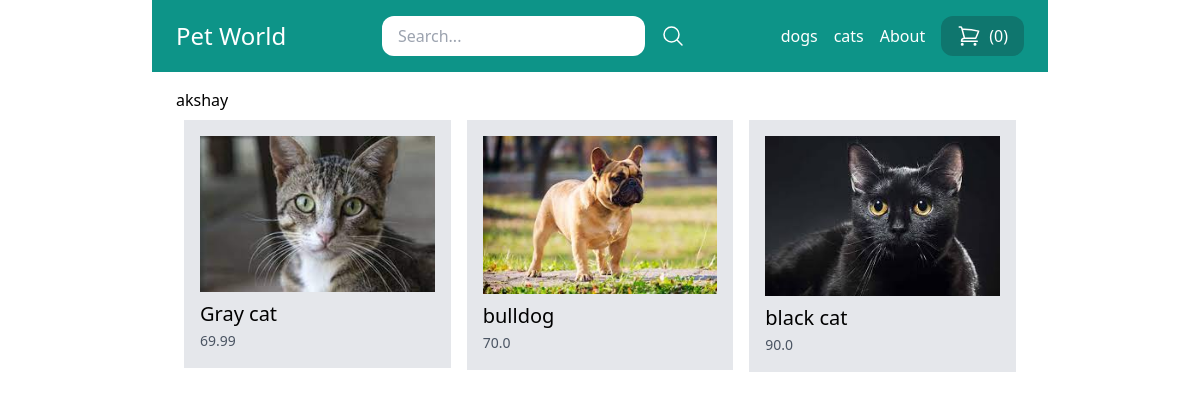
The page /vendor/2/ on the database its author committed.
### store/models.py (models this page shows, shortened)
class Category(models.Model):
    title = models.CharField(max_length = 50)
    slug = models.SlugField(max_length = 50)
    class Meta:
        verbose_name_plural ='Categories'

class Product(models.Model):
    DRAFT = 'draft'
    WAITING_APPROVAL = 'waintingapproval'
    ACTIVE = 'active'
    DELETED = 'deleted'
    STATUS_CHOICES = (
        (DRAFT, 'Draft'),
        (WAITING_APPROVAL,'Waiting approval'),
        (ACTIVE,'Active'),
        (DELETED,'Deleted')
    )
    user = models.ForeignKey(User, related_name='products', on_delete= models.CASCADE)
    category = models.ForeignKey(Category, related_name='products', on_delete= models.CASCADE)
    age =  models.IntegerField( blank = True, null = True)
    title = models.CharField(max_length = 50)
    slug = models.SlugField(max_length = 50)
    description = models.TextField(blank = True)
    price = models.IntegerField()
    image =models.ImageField(upload_to='uploads/product_images/', blank=True, null=True)
    thumbnail = models.ImageField(upload_to='upload/product_images/thumbnail/', blank=True, null=True)
    created_at = models.DateTimeField(auto_now_add=True)
    updated_at = models.DateTimeField(auto_now=True)
    status = models.CharField(max_length=50, choices = STATUS_CHOICES, default= ACTIVE)
    class Meta:
        ordering = ('-created_at',)
    def get_display_price(self):
        return self.price / 100

### userprofile/views.py (the view)
# urls.py: path('vendor/<int:pk>/', views.vendor_detail, name='vendor_detail'),
def vendor_detail(request, pk):
    user = User.objects.get(pk= pk)
    products = user.products.filter(status= Product.ACTIVE)
    return render(request, 'userprofile/vendor_detail.html', {
        'user':user,
        'products':products
    })

### store/cart.py (called while the page is built)
    def __len__(self):
        return sum(item['quantity'] for item in self.cart.values())

### store/context_processors.py (called while the page is built)
def cart(request):
    return{'cart': Cart(request)}

### store/templatetags/menu.py (called while the page is built)
@register.inclusion_tag("core/menu.html")
def menu():
    categories = Category.objects.all()
    return {'categories': categories}

### userprofile/templates/userprofile/vendor_detail.html (shortened to what this page needs)
{% extends 'core/base.html' %}
{% block content %}
    <h1 classs="text-2xl"> {% firstof user.get_full_name user.username %} </h1>
    <div class="flex flex-wrap">
        {% for product in products %}
           <div class="product w-1/3 p-2">
             <div class=" bg-gray-200 p-4">
                <a href=" {% url 'product_detail' product.category.slug product.slug %} ">
                  {% if product.image %}
                     <div class="image mb-2">
                        <img src="{{ product.image.url }}" alt="image of  {{ product.title }}">
                     </div>
                  {% endif %}
                   <h2 class="text-xl"> {{ product.title }} </h2>
                   <a class="text-sm text-gray-600">{{ product.get_display_price }}
                </a>
             </div>
           </div>
        {% endfor %}
       </div>
{% endblock  %}

### core/templates/core/menu.html
{% for category in categories %}
<a href="{% url 'category_detail' category.slug  %}" class="text-white">{{ category.title }}</a>
{% endfor %}
<a href="{% url 'about' %}" class="text-white">About</a>

### rows shown on the page
Category: title "dogs"
Category: title "cats"
Product: image (picture), title "Gray cat", get_display_price "69.99"
Product: image (picture), title "bulldog", get_display_price "70.0"
Product: image (picture), title "black cat", get_display_price "90.0"

### other values the page prints
{{ cart|length }} "0"
